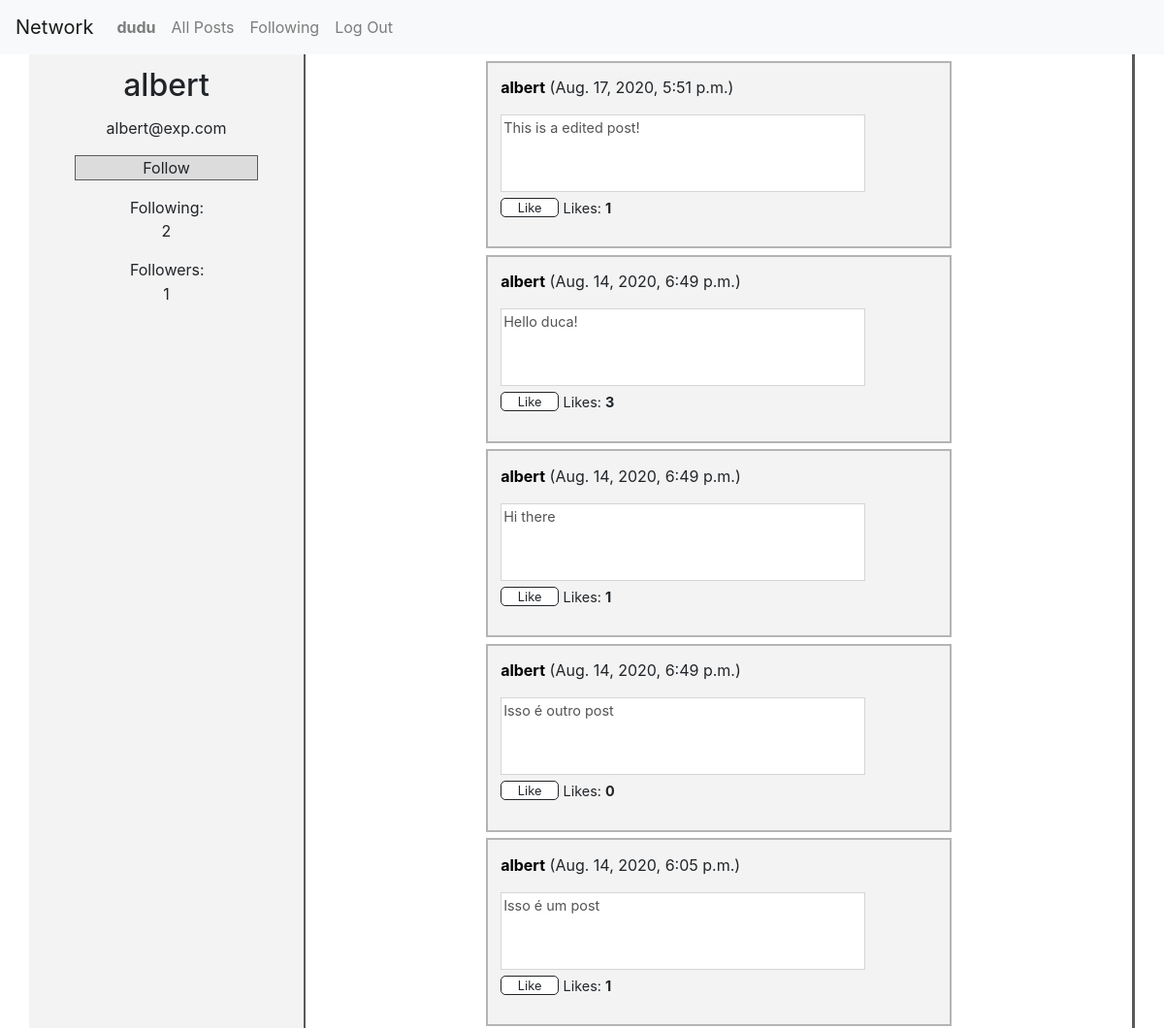
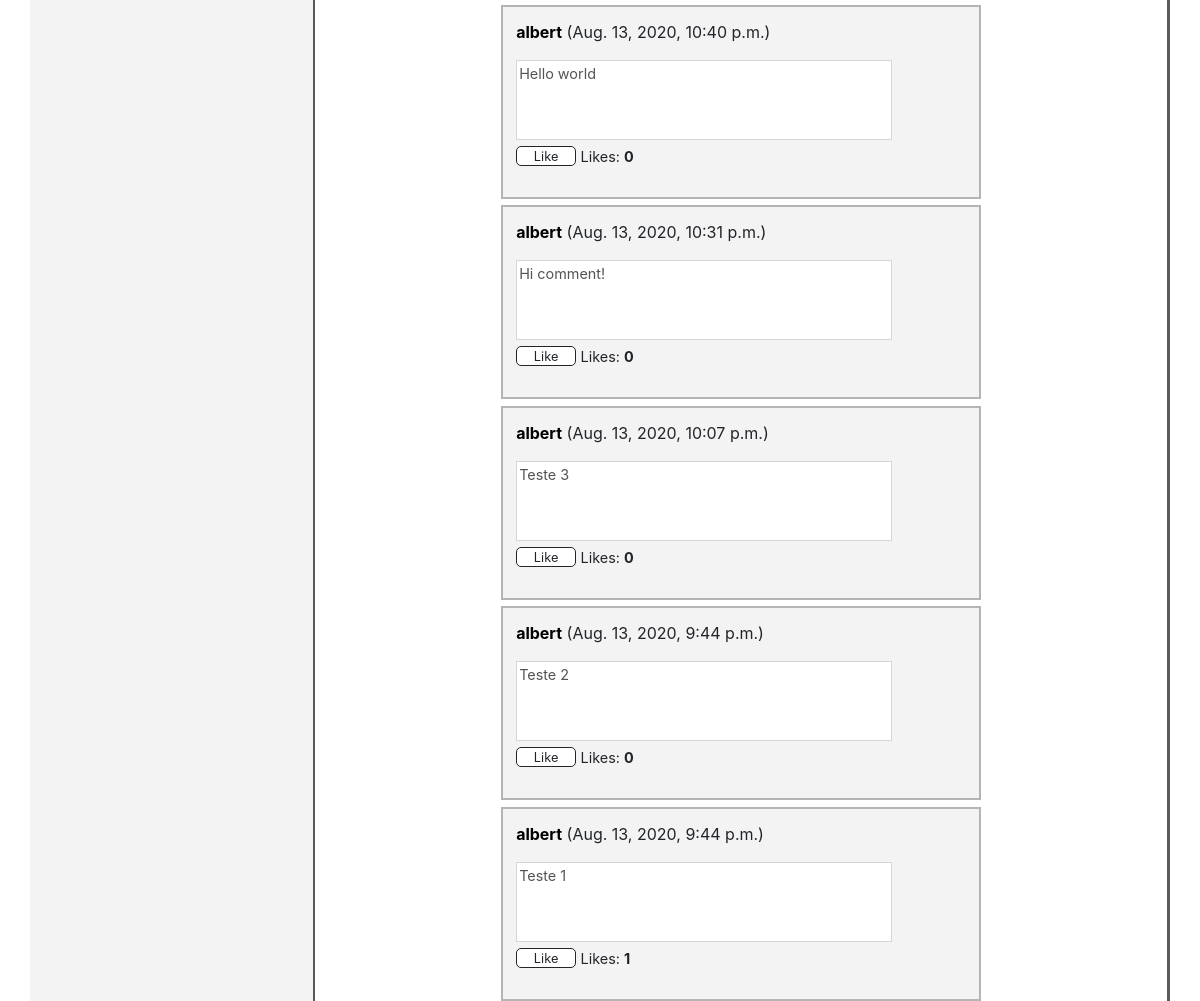
The page /user/2 (signed in) on the database its author committed (2 pictures, top to bottom).
### network/models.py (models this page shows, shortened)
class User(AbstractUser):
    posts_owner = models.ManyToManyField(Post, blank=True, related_name='owner')
    likes_owner = models.ManyToManyField(Like, blank=True, related_name='owner')
    def __str__(self):
        return self.username

class Post(models.Model):
    post_content = models.TextField(max_length=512, blank=False)
    post_likes = models.ManyToManyField(Like, blank=True, related_name='Post')
    post_date = models.DateTimeField(default=timezone.now, verbose_name='date posted')
    class Meta:
        verbose_name = "Post"
        verbose_name_plural = "Posts"

### network/views.py (the view)
# urls.py: path("user/<int:user_id>", views.getUserPage, name='userPage'),
def getUserPage(request, user_id, start=0, end=10):
    user = getUser(request)
    user_page = getUserOfPage(user_id)
    i_follow = getIFollow(user, user_page)
    following = getFollowing(user_page)
    followers = getFollowers(user_page)
    posts = getPosts(request, user_page, start, end)
    my_page = getMyPage(user_page, user)
    number_of_following = getNumberFollowing(following)
    number_of_followers = getNumberFollowers(followers)
    loadPlus = getLoadPlusForUser(end, user_page)
    loadMinus = getLoadMinus(start)
    start += 10
    return render(request, "network/userPage.html", {
        "user_page": user_page,
        "posts": posts,
        "following": following,
        "followers": followers,
        "number_of_following": number_of_following,
        "number_of_followers": number_of_followers,
        "i_follow": i_follow,
        "my_page": my_page,
        "loadPlus": loadPlus,
        "loadMinus": loadMinus,
        "start": start
    })

### network/views.py (called while the page is built)
def getUser(request):
    user = request.user
    return user

def getUserOfPage(user_id):
    user_page = User.objects.get(pk=user_id)
    return user_page

def getIFollow(user, user_page):
    user_following = Following.objects.filter(user=user_page, following=user).first()
    if user_following == None:
        return False
    else:
        return True

def getFollowing(user_page):
    following = Following.objects.filter(following=user_page)
    return following

def getFollowers(user_page):
    followers = Following.objects.filter(user=user_page)
    return followers

def getMyPage(user_page, user):
    if user_page == user:
        return True
    return False

def getPosts(request, user_page, start, end):
    posts = Post.objects.filter(owner=user_page).order_by('pk').reverse()[start:end]
    posts = checkPosts(request, posts)
    return posts

def getNumberFollowing(following):
    return len(following)

def getNumberFollowers(followers):
    return len(followers)

def getLoadPlusForUser(end, user_page):
    numberOfPosts = len(Post.objects.filter(owner=user_page))
    if numberOfPosts - end >= 10:
        return True
    return False

def checkPosts(request, posts):
    posts_info = getInfo_of_posts(request, posts)
    return posts_info

def getInfo_of_posts(request, posts):
    posts_info = []
    user = request.user
    for post in posts:
        post_line = getPostLine(user, post)
        posts_info.append(post_line)
    return posts_info

def getPostLine(user, post):
    post_line = {}
    is_liked = getIsLiked(user, post)
    owner = getOwner(post)
    is_owner = getIsOwner(owner, user)
    numberOfLikes = getNumberOfLikes(post)
    post_line['post'] = post
    post_line['owner']= owner
    post_line['is_liked'] =  is_liked
    post_line['number_of_likes'] = numberOfLikes
    post_line['is_owner'] = is_owner
    return post_line

def getIsLiked(user, post):
    if(user.is_anonymous):
        return False
    else:
        likes = Like.objects.filter(owner=user, Post=post)
        if(len(likes) > 0):
            return True

def getIsOwner(owner, user):
    if owner == user:
        return True
    return False

def getOwner(post):
    owner = User.objects.filter(posts_owner=post).first()
    return owner

def getNumberOfLikes(post):
    numberOfLikes = len(Like.objects.filter(Post=post))
    return numberOfLikes

def getLoadMinus(start):
    if(start>=10):
        return True
    return False

### network/templates/network/userPage.html (shortened to what this page needs)
{% extends "network/layout.html" %}
{% load static %}
{% block body %}
<div class="container">
    <div class="row">
      <div class="col-sm-3" id="left-bar-user">
        <h2 class="user-text-page">{{ user_page }}</h2>
        <p class="user-text-page">{{ user_page.email }}</p>
        {% if my_page %}
        <p id="profile"  class="user-text-page" ><div class="link-follow">Your profile</div></p>
        {% elif i_follow %}
        <p class="user-text-page" ><div data-id="{{ user_page }}" class="link-following" onclick="followButton(this)">Stop following</div></p>
        {% else %}
        <p class="user-text-page" ><div data-id="{{ user_page }}" class="link-follow" onclick="followButton(this)">Follow</div></p>
        {% endif %}
        <div id="following-followers-div">
        <p class="following-followers" >Following: <p id="following">{{ number_of_following }}</p></p>
        <p class="following-followers" >Followers: <p id="followers">{{ number_of_followers }}</p></p>
        </div>
      </div>
      <div class="col-sm-9" id="right-bar-user">
        <div id="grand-post">
          {% for post in posts  %}
            <div id="div-{{ post.post.pk }}" class="list-posts">
              <p id="post-owner"><strong><a class="link-user" href="{% url 'userPage' post.owner.pk %}">{{ post.owner }}</a></strong> ({{ post.post.post_date }})</p>
              <textarea  id="textarea-{{ post.post.pk }}" class="post-content" disabled >{{ post.post.post_content }}</textarea>
              <div class="div-for-likes">
                  {% if post.is_liked and user.is_authenticated %}
                      <div onclick="likeButton(this)" value="close" id="{{ post.post.pk }}" class="like-button-close">Liked</div>
                  {% elif not post.is_liked and user.is_authenticated%}
                      <div onclick="likeButton(this)" value="open" id="{{ post.post.pk }}" class="like-button-open" >Like</div>
                  {% endif %}
                  <p class="p-like">Likes: <strong id="likes-{{ post.post.pk }}">{{ post.number_of_likes }}</strong></p>
                </div>
            </div>
          {% endfor %}
      </div>
    </div>
  </div>
{% endblock body %}

### network/templates/network/layout.html (shortened to what this page needs)
{% load static %}
<!DOCTYPE html>
<html lang="en">
    <head>
        <link rel="stylesheet" href="https://stackpath.bootstrapcdn.com/bootstrap/4.4.1/css/bootstrap.min.css">
        <link href="{% static 'network/styleCSS.css' %}" rel="stylesheet">
    </head>
    <body>
        <nav class="navbar navbar-expand-lg navbar-light bg-light">
            <a class="navbar-brand" href="#">Network</a>
            <div>
              <ul class="navbar-nav mr-auto">
                {% if user.is_authenticated %}
                    <li class="nav-item">
                        <a class="nav-link" href="{% url 'userPage' user.pk  %}"><strong>{{ user.username }}</strong></a>
                    </li>
                {% endif %}
                <li class="nav-item">
                  <a class="nav-link" href="{% url 'index' %}">All Posts</a>
                </li>
                {% if user.is_authenticated %}
                    <li class="nav-item">
                        <a class="nav-link" href="{% url 'followingPage' %}">Following</a>
                    </li>
                    <li class="nav-item">
                        <a class="nav-link" href="{% url 'logout' %}">Log Out</a>
                    </li>
                {% endif %}
              </ul>
            </div>
          </nav>
        <div class="body">
            {% block body %}
            {% endblock %}
        </div>
    </body>
</html>

### network/static/network/styleCSS.css (style rules this page uses)
.list-posts { width: 60vh; height: fit-content; background-color: rgb(243, 243, 243); margin: 0 auto; margin-top: 1%; border-style: solid; border-color: rgb(180, 180, 180); border-width: 2px; padding: 2%; }
#grand-post { display: block; margin-left: 10%; margin-right: 10%; width: 80%; }
.post-content:disabled { resize: none; background-color: white; width: 47vh; height: 10vh; font-size: 90%; }
.like-button-open { border-radius: 5px; border-style: solid; border-width: 1px; width: 60px; height: 20px; outline: none; font-size: 80%; background-color: white; user-select: none; text-align: center; }
.div-for-likes { display: flex; }
.p-like { font-size: 90%; padding-left: 1%; }
.link-user { color: black; text-decoration: none; }
#left-bar-user { background-color: rgb(243, 243, 243); border-right: rgb(90, 90, 90); border-right-width: 2px; border-right-style: solid; }
#right-bar-user { border-right: rgb(90, 90, 90); border-right-style: solid; height: 100%; }
.user-text-page { text-align: center; margin-top: 5%; }
.link-follow, .link-following { margin: 0 auto; text-align: center; background-color: rgb(220, 220, 220); width: 75%; border-style: solid; border-color: rgb(90, 90, 90); border-width: 1px; user-select: none; }
#following-followers-div { margin: 0 auto; width: fit-content; height: 30%; }
.following-followers { margin-left: 1%; margin-bottom: 0px; }
#following, #followers { text-align: center; margin: 1%; }

### rows shown on the page
User: username "dudu"
User: username "albert", email "albert@exp.com"
Post: owner "albert", post.post_date "Aug. 17, 2020, 5:51 p.m.", post.pk "This is a edited post!", number_of_likes "1"
Post: owner "albert", post.post_date "Aug. 14, 2020, 6:49 p.m.", post.pk "Hello duca!", number_of_likes "3"
Post: owner "albert", post.post_date "Aug. 14, 2020, 6:49 p.m.", post.pk "Hi there", number_of_likes "1"
Post: owner "albert", post.post_date "Aug. 14, 2020, 6:49 p.m.", post.pk "Isso é outro post", number_of_likes "0"
Post: owner "albert", post.post_date "Aug. 14, 2020, 6:05 p.m.", post.pk "Isso é um post", number_of_likes "1"
Post: owner "albert", post.post_date "Aug. 13, 2020, 10:40 p.m.", post.pk "Hello world", number_of_likes "0"
Post: owner "albert", post.post_date "Aug. 13, 2020, 10:31 p.m.", post.pk "Hi comment!", number_of_likes "0"
Post: owner "albert", post.post_date "Aug. 13, 2020, 10:07 p.m.", post.pk "Teste 3", number_of_likes "0"
Post: owner "albert", post.post_date "Aug. 13, 2020, 9:44 p.m.", post.pk "Teste 2", number_of_likes "0"
Post: owner "albert", post.post_date "Aug. 13, 2020, 9:44 p.m.", post.pk "Teste 1", number_of_likes "1"

### other values the page prints
{{ number_of_following }} "2"
{{ number_of_followers }} "1"
